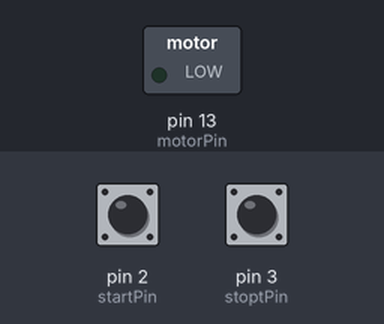
This sketch was run on a simulated Arduino Uno, built with avr-gcc and run on an emulated ATmega328P. Shown: switched loads named in the sketch (green lamp = pin HIGH). Inputs (shaded band) come from the test bench; at power-on: pin 2 (startPin) HIGH, pin 3 (stoptPin) HIGH.

Above: at 1.2 s.
1.3 s: pin 2 (startPin) pulled LOW for 0.15 s
At 2.0 s:
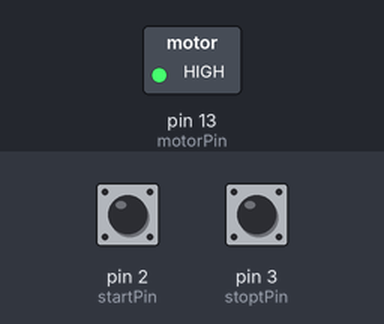
2.9 s: pin 3 (stoptPin) pulled LOW for 0.15 s
At 3.2 s:
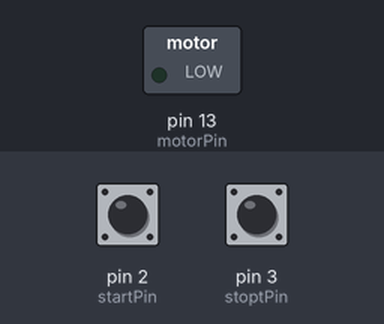
4.5 s: pin 2 (startPin) pulled LOW for 1 s
At 5.6 s:
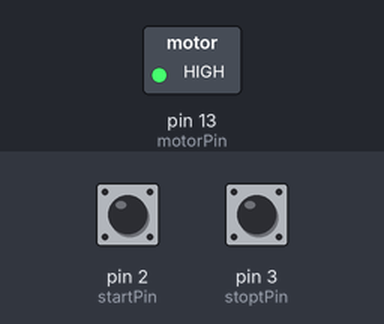
Timing chart, 0 to 7.5 s (numbered marks = the images above; inputs shaded):
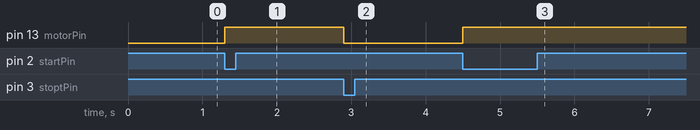

Measured:
- after the input at 1.3 s, pin 13 (motorPin): LOW → HIGH at once
- after the input at 2.9 s, pin 13 (motorPin): HIGH → LOW at once
- after the input at 4.5 s, pin 13 (motorPin): LOW → HIGH at once

The sketch:

touch.ino
```cpp
#define startPin 2
#define stoptPin 3
#define motorPin 13

void setup()
{
    // initialize pin mode
    pinMode(startPin, INPUT_PULLUP);
    pinMode(stoptPin, INPUT_PULLUP);
    pinMode(motorPin, OUTPUT);

    // initialize motor
    digitalWrite(motorPin, LOW);
}

void loop()
{
    if( digitalRead(startPin) == 0){
        digitalWrite(motorPin, HIGH);
    }else if( digitalRead(stoptPin) == 0){
        digitalWrite(motorPin, LOW);
    }
}
```
